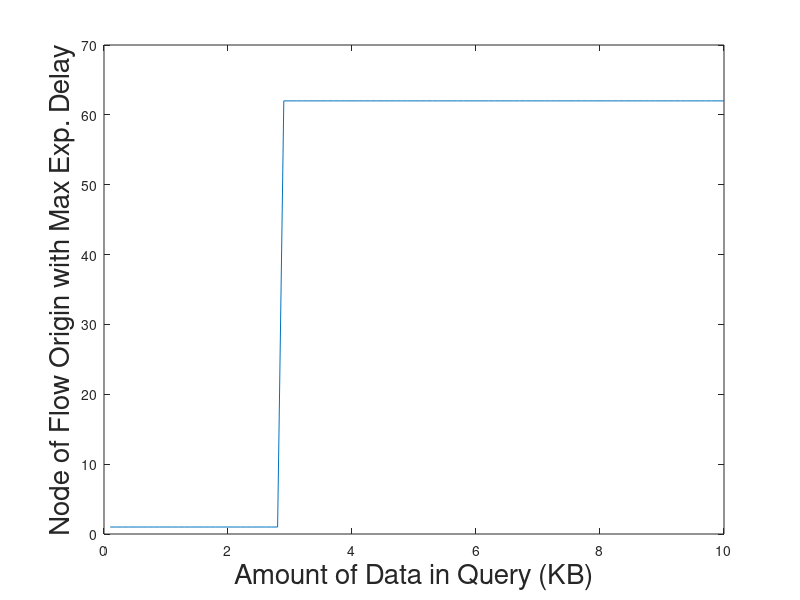

Write the MATLAB code that produced this figure.
clear;

font_size = 20;
num_nodes = 125;
N=num_nodes;
x = 1:num_nodes;
i_set = 1:62;

k_req_set = 1:100;
max_i = zeros(1,length(k_req_set));
I_s = 100*8;
W = 2*1000000;
CF = 3;
P_s = 1500*8;
DF = 2;

for k_req = k_req_set
    exp_TF = zeros(1,length(i_set));
    exp_PL = zeros(1,length(i_set));

    for i=i_set
        % Traffic Factor:
        pdf_TF = zeros(1, length(num_nodes));

        % mu(x) = -0.016x^2 + 2x - 2
        % sigma(x) = -0.0011x^2 + 0.128x + 1.42
        % normpdf( x_vals, mu, sigma )

        x_1 = i;
        mu_1 = -0.016*x_1^2 + 2*x_1 - 2;
        sigma_1 = -0.0011*x_1^2 + 0.128*x_1 + 1.42;
        pdf_TF = pdf_TF + (i/N)*normpdf(x,mu_1,sigma_1);
        for k=i:(N/2-1)
            x_2 = k;
            mu_2 = -0.016*x_2^2 + 2*x_2 - 2;
            sigma_2 = -0.0011*x_2^2 + 0.128*x_2 + 1.42;
            pdf_TF = pdf_TF + ((1/2-i/N)/(N/2-i))*normpdf(x,mu_2,sigma_2);
        end
        x_3 = N/2;
        mu_3 = -0.016*x_3^2 + 2*x_3 - 2;
        sigma_3 = -0.0011*x_3^2 + 0.128*x_3 + 1.42;
        pdf_TF = pdf_TF + (1/2)*normpdf(x,mu_3,sigma_3);

        exp_TF(i_set==i) = sum(x.*pdf_TF);

        % Path Length:
        pdf_PL = zeros(1, num_nodes);

        if( i > 1 )
            pdf_PL(1:i) = 2/N;
        end
        pdf_PL(i:num_nodes-i) = 1/N;

        exp_PL(i_set==i) = sum(x.*pdf_PL);

    end

    D_i = ((k_req*I_s*CF)/W)*exp_TF + ((P_s*DF)/W)*exp_PL;
    [max_D, max_i(k_req==k_req_set)] = max(D_i);
%     max_i(k_req==k_req_set);
end

plot(k_req_set*I_s/8000, max_i);

xlabel('Amount of Data in Query (KB)', 'FontSize',font_size);
ylabel('Node of Flow Origin with Max Exp. Delay', 'FontSize',font_size);

saveas(gcf, sprintf('./max_i_line_net_%i.pdf',num_nodes));
